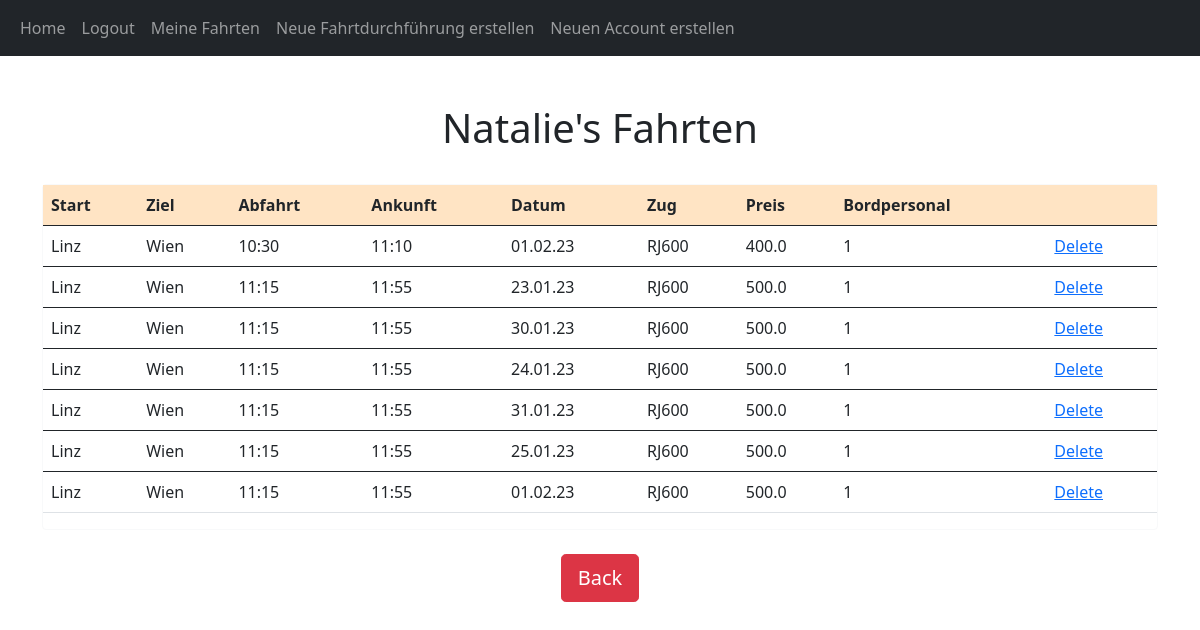
The app's page /posts/Natalie (signed in), older data.
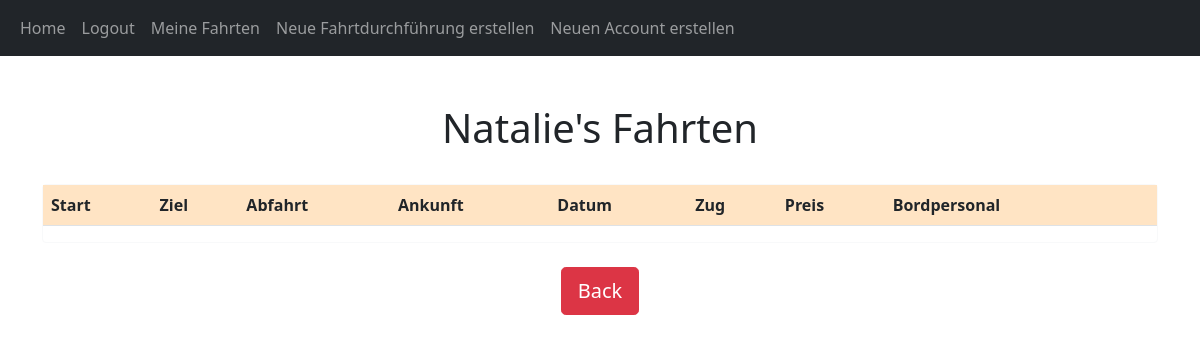
The same page, newer data.
### website/models.py (models this page shows, shortened)
class User(db.Model, UserMixin):
    id = db.Column(db.Integer, primary_key=True)
    email = db.Column(db.String(150), unique=True)
    username = db.Column(db.String(150), unique=True)
    password = db.Column(db.String(150))
    date_created = db.Column(db.DateTime(timezone=True), default=func.now())
    admin = db.Column(db.String(150))
    posts = db.relationship('Post', backref='user', passive_deletes=True)
    def get_admin(self):
        return self.admin

class Post(db.Model):
    id = db.Column(db.Integer, primary_key=True)
    start = db.Column(db.String, nullable=False)
    ziel = db.Column(db.String, nullable=False)
    zug = db.Column(db.String, nullable=False)
    bordpersonal = db.Column(db.String, nullable=False)
    preis = db.Column(db.Float, nullable=False)
    datum = db.Column(db.String, nullable=False)
    uhrzeit = db.Column(db.String, nullable=False)
    ankunft = db.Column(db.String, nullable=False)
    date_created = db.Column(db.DateTime(timezone=True), default=func.now())
    author = db.Column(db.Integer, db.ForeignKey(
        'user.id', ondelete="CASCADE"), nullable=False)

### website/views.py (the view)
@views.route("/posts/<username>")
@login_required
def posts(username):
    user = User.query.filter_by(username=username).first()
    if not user:
        flash('Es existiert kein User mit diesem Usernamen.', category='error')
        return redirect(url_for('views.home'))
    posts = api.get_fahrten_von_bordpersonal(user.id)
    return render_template("posts.html", user=current_user, posts=posts, username=username)

### website/__init__.py (called while the page is built)
def create_app():
    app = Flask(__name__)
    app.config['SECRET_KEY'] = "helloworld"
    app.config['SQLALCHEMY_DATABASE_URI'] = f'sqlite:///{DB_NAME}'
    db.init_app(app)
    from .views import views
    from .auth import auth
    app.register_blueprint(views, url_prefix="/")
    app.register_blueprint(auth, url_prefix="/")
    from .models import User, Post
    create_database(app)
    login_manager = LoginManager()
    login_manager.login_view = "auth.login"
    login_manager.init_app(app)
    @login_manager.user_loader
    def load_user(id):
        return User.query.get(int(id))
    return app

### website/api.py (called while the page is built)
def get_fahrplan():
    return Post.query.all()

def get_fahrten_von_bordpersonal(id):
    data = get_fahrplan()
    id = str(id)
    return_data = []
    for d in data:
        id_list = d.bordpersonal.split(",")
        if id in id_list:
            return_data.append(d)
    return return_data

### website/templates/posts.html (shortened to what this page needs)
{% extends "posts_div.html" %}  {% block header %} {{username}}'s Fahrten {% endblock %} {% block footer %}
<div align="center">
  <br/>
  <a href="/home"
    ><button type="button" class="btn btn-danger btn-lg">Back</button></a
  >
</div>
{% endblock %}

### website/templates/posts_div.html (shortened to what this page needs)
{% extends "base.html" %} {% block title %}Home{% endblock %} {% block content
%}
<link rl="stylesheet" href="/static/stylesl.css"/>
<h1 align="center">
  <br/>
  {% block header %}Fahrplan{% endblock %}</h1>
  <link rl="stylesheet" href="/static/stylesl.css"/>
<div id="posts">
  <br/>
  <div class="card border-light" align="center">
  <table class = "table table-hover">
    <thread>
      <tr class="table" style="background-color:bisque">
        <th scope="col">Start</th>
        <th scope="col">Ziel</th>
        <th scope="col">Abfahrt</th>
        <th scope="col">Ankunft</th>
        <th scope="col">Datum</th>
        <th scope="col">Zug</th>
        <th scope="col">Preis</th>
        <th scope="col">Bordpersonal</th>
        <th scope="col"></th>
      </tr>
    </thread>
    {% for post in posts %}
        <tbody>
          <tr class="table">
              <td>{{post.start}}</td>
              <td>{{post.ziel}}</td>
              <td>{{post.uhrzeit}}</td>
              <td>{{post.ankunft}}</td>
              <td>{{post.datum}}</td>
              <td>{{post.zug}}</td>
              <td>{{post.preis}}</td>
              <td>{{post.bordpersonal}}</td>
              {% if user.get_admin() == 'True' %}
              <td><a href="/delete-post/{{post.id}}">Delete</a></td>
              {% endif %}
          </tr>
        </tbody>
    {% endfor %}
  </table>
</div>
{% block footer %}{% endblock %} {% endblock %}

### website/templates/base.html (shortened to what this page needs)
<!DOCTYPE html>
<html lang="en">
  <head>
    <link
      href="https://cdn.jsdelivr.net/npm/bootstrap@5.0.2/dist/css/bootstrap.min.css"
      rel="stylesheet"
    />
    <link rl="stylesheet" href="/static/stylesl.css"/>
    <link rel="stylesheet" type="text/css" href="http://code.jquery.com/ui/1.12.1/themes/smoothness/jquery-ui.css">
  </head>
  <body>
    <nav class="navbar navbar-expand-lg navbar-dark bg-dark" >
      <div class="container-fluid">
        <div class="collapse navbar-collapse" id="navbar">
          <div class="navbar-nav">
            <a class="nav-item nav-link" href="/home">Home</a>
            {% if user.is_authenticated %}
            <a class="nav-item nav-link" href="/logout">Logout</a>
            <a class="nav-item nav-link" href="/posts/{{user.username}}">Meine Fahrten</a>
            {% if user.get_admin() == 'True' %}
            <a class="nav-item nav-link" href="/create-post">Neue Fahrtdurchführung erstellen</a>
            <a class="nav-item nav-link" href="/sign-up">Neuen Account erstellen</a>
            {% endif %}
            {% else %}
            <a class="nav-item nav-link" href="/login">Login</a>
            <a class="nav-item nav-link" href="/sign-up">Benutzer erstellen</a>
            {% endif %}
          </div>
        </div>
      </div>
    </nav>
    <div class="container">{% block content %}{% endblock %}</div>
  </body>
</html>

Row changes from the older to the newer data that the page shows:
removed Post: start "Linz", ziel "Wien", uhrzeit "10:30", ankunft "11:10", datum "01.02.23", zug "RJ600", preis "400.0", bordpersonal "1"
removed Post: start "Linz", ziel "Wien", uhrzeit "11:15", ankunft "11:55", datum "23.01.23", zug "RJ600", preis "500.0", bordpersonal "1"
removed Post: start "Linz", ziel "Wien", uhrzeit "11:15", ankunft "11:55", datum "30.01.23", zug "RJ600", preis "500.0", bordpersonal "1"
removed Post: start "Linz", ziel "Wien", uhrzeit "11:15", ankunft "11:55", datum "24.01.23", zug "RJ600", preis "500.0", bordpersonal "1"
removed Post: start "Linz", ziel "Wien", uhrzeit "11:15", ankunft "11:55", datum "31.01.23", zug "RJ600", preis "500.0", bordpersonal "1"
removed Post: start "Linz", ziel "Wien", uhrzeit "11:15", ankunft "11:55", datum "25.01.23", zug "RJ600", preis "500.0", bordpersonal "1"
removed Post: start "Linz", ziel "Wien", uhrzeit "11:15", ankunft "11:55", datum "01.02.23", zug "RJ600", preis "500.0", bordpersonal "1"
